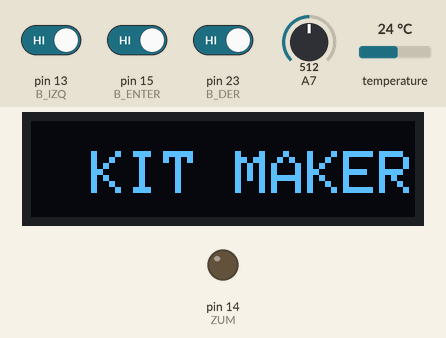
Simulated run of this sketch. Board: Arduino Mega 2560, built with avr-gcc and run on an emulated ATmega2560. Shown: 128×32 one-colour display, output pins drawn as LEDs (lit = HIGH). The inputs (shaded band) are chosen by the test bench; at power-on: pin 23 (B_DER) HIGH, pin 15 (B_ENTER) HIGH, temperature 24 °C, A7 = 512, pin 13 (B_IZQ) HIGH.

Above: at 1.4 s.
1.5 s: pin 23 (B_DER) driven LOW
At 2.9 s:
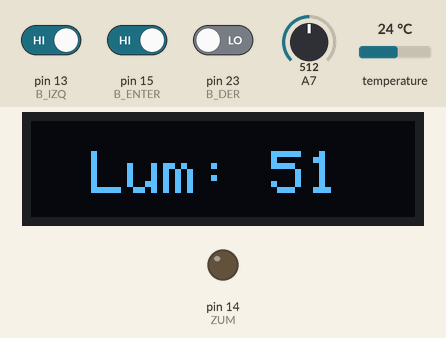
5.2 s: pin 15 (B_ENTER) driven LOW
At 8.7 s:
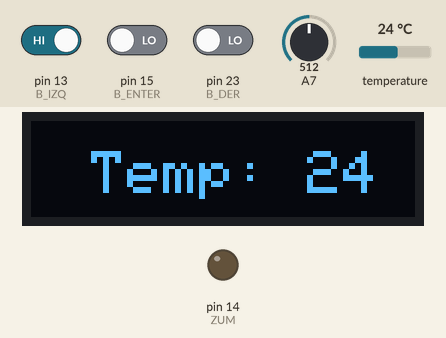
8.9 s: temperature set to 12 °C
At 12.2 s:
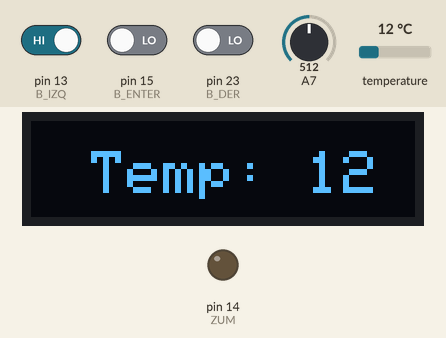
12.6 s: A7 set to 716
At 16.2 s:
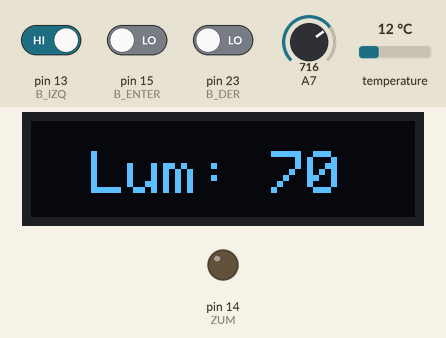
16.3 s: pin 13 (B_IZQ) driven LOW
17.8 s: pin 23 (B_DER) driven HIGH
At 20.1 s:
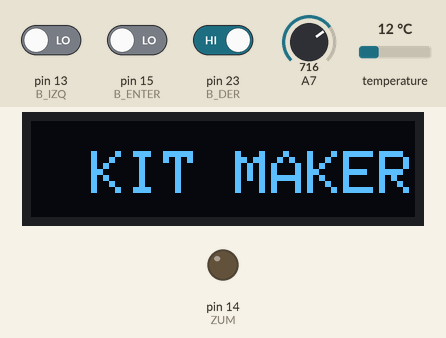
Timing chart, 0 to 21.6 s (numbered marks = the images above; inputs shaded):
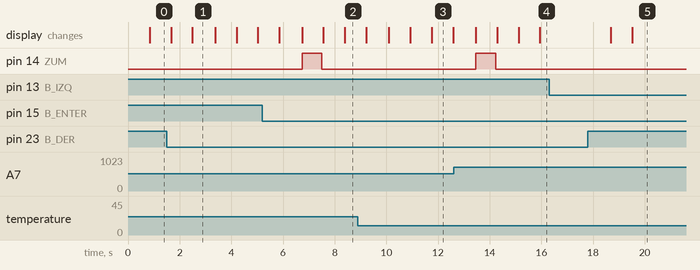

Measured:
- after the input at 1.5 s, the display: first changes after 0.17 s (image 1 shows a later state)
- after the input at 5.2 s, pin 14 (ZUM): LOW → HIGH after 1.5 s, → LOW 0.76 s later
- after the input at 16.3 s, every drawn part: stays the same
- after the input at 17.8 s, the display: first changes after 0.88 s (image 5 shows a later state)
- what the display in image 1 shows lasts 0.9 s, from 2.5 s to 3.4 s
- what the display in image 3 shows lasts 0.8 s, from 11.8 s to 12.6 s

The sketch:

Visualizacion_e_interaccion.ino
```cpp
/*************************************************************
 Menu interactivo:

 En este codigo podras navegar a traves de un menu usando los botones
 de la placa de interfaz. En el menu se visualizaran valores de
 luminosidad y temperatura. Tambien vas a poder controlar un buzzer.

  Nota:
  - Para realizar esta actividad se requiere las siguientes librerias:
    <OneWire.h>; <DallasTemperature.h>; <Adafruit_GFX.h>; <Adafruit_SSD1306.h>
  - Es necesario tener la Placa Educativa conectada a su computadora,
   y haber seleccionado la placa correspondiente en herramientas.

  Año 2021
  http://www.faniot.com.ar

 *************************************************************
*/

// Se incluyen las librerías necesarias
#include <Adafruit_GFX.h>
#include <Adafruit_SSD1306.h>
#include <OneWire.h>
#include <DallasTemperature.h>

#define S_TEMP 19                 // Se define el pin del sensor de temperatura

OneWire oneWire(S_TEMP);
DallasTemperature sensors(&oneWire);

#define LDR 39                   // Definimos el Pin del sensor LDR, en este caso es el 39.
#define ZUM 14                   // Definimos el Pin del zumbador, en este caso es el 14.

#define B_IZQ 13                 // Definimos el Pin del boton Izquierdo, en este caso es el 13.
#define B_ENTER 15               // Definimos el Pin del boton Central, en este caso es el 15.
#define B_DER 23                 // Definimos el Pin del boton Derecho, en este caso es el 23.

#define ANCHO_OLED 128                                                      // Definimos el tamaño en Ancho de nuestro OLED
#define ALTO_OLED 32                                                        // Definimos el tamaño en Alto de nuestro OLED
Adafruit_SSD1306 display(ANCHO_OLED, ALTO_OLED, &Wire, -1);                 // Configuramos las caracteristicas de nuestra pantalla OLED

int B_IZQ_EST = 0;               // Variable para leer el estado del boton Izquierdo
int B_ENTER_EST = 0;             // Variable para leer el estado del boton Central
int B_DER_EST = 0;               // Variable para leer el estado del boton Derecho

const long interval = 1000;         // Se declaran las variables para controlar el delay en el BUZZER
unsigned long previousMillis = 0;
int ZUMState = LOW;
int menu = 0;
bool est = false;

void setup() {
  Serial.begin(115200);

  pinMode(B_IZQ, INPUT);            // Declaramos los botones como entradas y al BUZZER como salida
  pinMode(B_ENTER, INPUT);
  pinMode(B_DER, INPUT);
  pinMode(ZUM, OUTPUT);

  sensors.begin();

  display.begin(SSD1306_SWITCHCAPVCC, 0x3C); // Iniciamos la comunicacion con el OLED
  display.clearDisplay();                    // Limpiamos la pantalla
  display.setTextSize(2);                    // Configuramos el tamaño del texto que se va a mostrar
  display.setTextColor(WHITE);               // Configuramos el color del texto, en este caso es WHITE (Blanco)
  display.display();                         // Refrescamos el display

}

void loop() {

  sensors.requestTemperatures();                              // Solicitamos la lectura de temperatura al sensor
  int temperatura = sensors.getTempCByIndex(0);               // Guardamos la temperatura en una variable
  int luminosidad = map(analogRead(LDR), 1023, 0, 100, 0);    // Usamos analogRead apra conseguir los valores de luminosidad

  unsigned long currentMillis = millis();                     // Se usa la funcion millis y se la guarda para el delay en el buzzer

  if (digitalRead(B_IZQ) == LOW){                             // Se crean las condiciones para controlar el menu
    menu--;
    est = false;
    digitalWrite(ZUM, LOW);
    delay(50);
    }
  if(digitalRead(B_DER) == LOW){
    menu++;
    est = false;
    digitalWrite(ZUM, LOW);
    delay(50);
    }
  if(digitalRead(B_ENTER) == LOW){
    est = true;
    }
  if(menu > 3 || menu < 0){
    menu = 0;
    }

  switch(menu){                                // Se usa la funcion switch para navegar por el menu
    case 0:
    display.clearDisplay();                    // Limpiamos el display
    display.setCursor(20, 10);                 // Configuramos la ubicacion en pantalla de nuestro texto (X;Y)
    display.println("KIT MAKER");              // Imprimimos en la pantalla "KIT MAKER"
    display.display();                         // Refrescamos el display
    break;

    case 1:
    display.clearDisplay();                    // Limpiamos el display
    display.setCursor(20, 10);                 // Configuramos la ubicacion en pantalla de nuestro texto (X;Y)
    display.print("Temp: ");                   // Imprimimos en la pantalla "Temp: "
    display.print(temperatura);                // Imprimimos la temperatura en el display
    display.display();                         // Refrescamos el display
    break;

    case 2:
    display.clearDisplay();                    // Limpiamos el display
    display.setCursor(20, 10);                 // Configuramos la ubicacion en pantalla de nuestro texto (X;Y)
    display.print("Lum: ");                    // Imprimimos en la pantalla "Lum: "
    display.print(luminosidad);                // Imprimimos el nivel de luminosidad en el display
    display.display();                         // Refrescamos el display
    delay(50);                                 // Pequeño delay para relentizar la lectura del LDR
    break;

    case 3:
    display.clearDisplay();
    display.setCursor(20, 10);                 // Configuramos la ubicacion en pantalla de nuestro texto (X;Y)
    display.println("Buz");                    // Imprimimos en la pantalla "Buz"
    display.display();                         // Refrescamos el display
    if (est == true){
      if (currentMillis - previousMillis >= interval) { // Delay para encender y apagar buzzer sin usar la funcion delay()
        previousMillis = currentMillis;
        if (ZUMState == LOW) {
          ZUMState = HIGH;
        }
        else {
          ZUMState = LOW;
        }
    digitalWrite(ZUM, ZUMState);
      }
    }
    break;
  }
}
```
